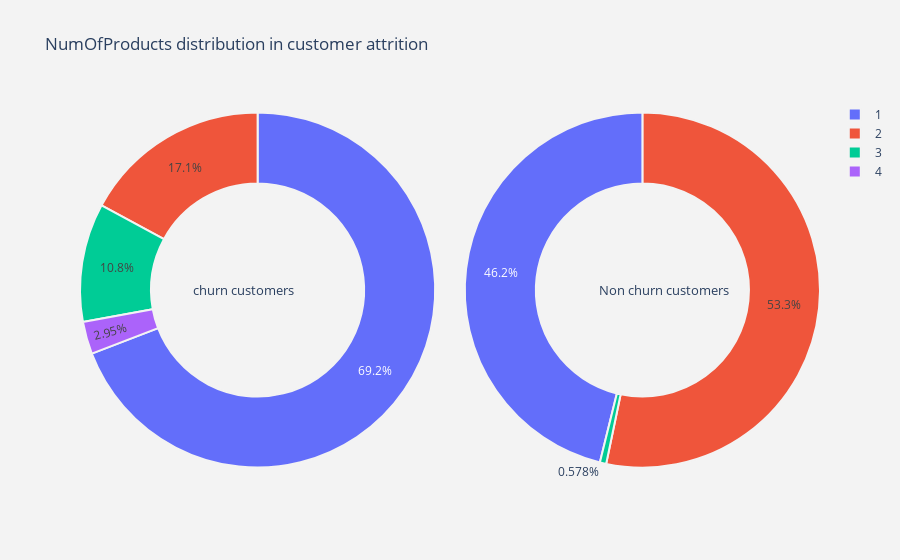

The notebook cell this image was saved under:
### Markdown cell above
<h3><b>:::::The user-defined function to visualize the NumOfProducts feature:::::</b></h3><br>
The customized pie function will generate the pie charts for the NumOfProducts feature in the 2-dimensional plane and grouped by the Exited (CLASS LABEL).

### Code cell
plot_pie(categorical_column[2])

### Figure 1 — Plotly figure (JSON) as saved in the notebook; plotly's stock layout.template omitted (floating-point values rounded to 4 significant figures)
{"data": [{"domain": {"x": [0, 0.48]}, "hole": 0.6, "hoverinfo": "label+percent+name", "labels": [1, 2, 3, 4], "marker": {"line": {"color": "rgb(243,243,243)", "width": 2}}, "name": "Churn Customers", "type": "pie", "values": [1409, 348, 220, 60]}, {"domain": {"x": [0.52, 1]}, "hole": 0.6, "hoverinfo": "label+percent+name", "labels": [2, 1, 3], "marker": {"line": {"color": "rgb(243,243,243)", "width": 2}}, "name": "Non churn customers", "type": "pie", "values": [4242, 3675, 46]}], "layout": {"annotations": [{"font": {"size": 13}, "showarrow": false, "text": "churn customers", "x": 0.15, "y": 0.5}, {"font": {"size": 13}, "showarrow": false, "text": "Non churn customers", "x": 0.88, "y": 0.5}], "paper_bgcolor": "rgb(243,243,243)", "plot_bgcolor": "rgb(243,243,243)", "title": {"text": "NumOfProducts distribution in customer attrition "}}}
